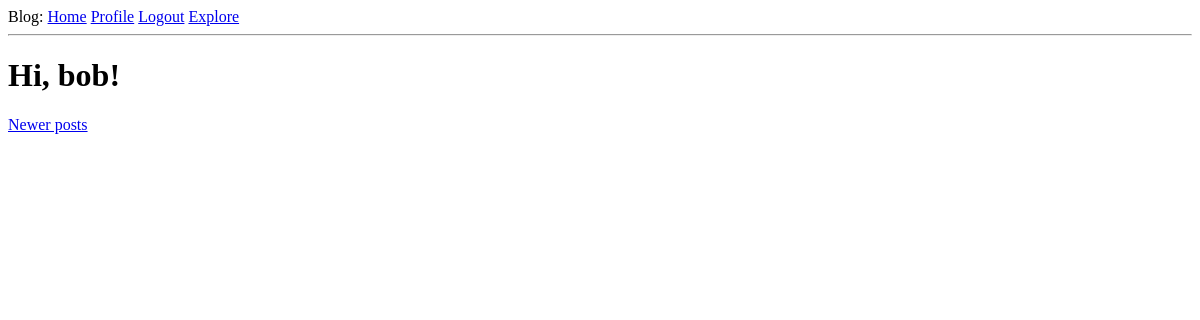
Before: /explore?page=3 (signed in) with the older database file.
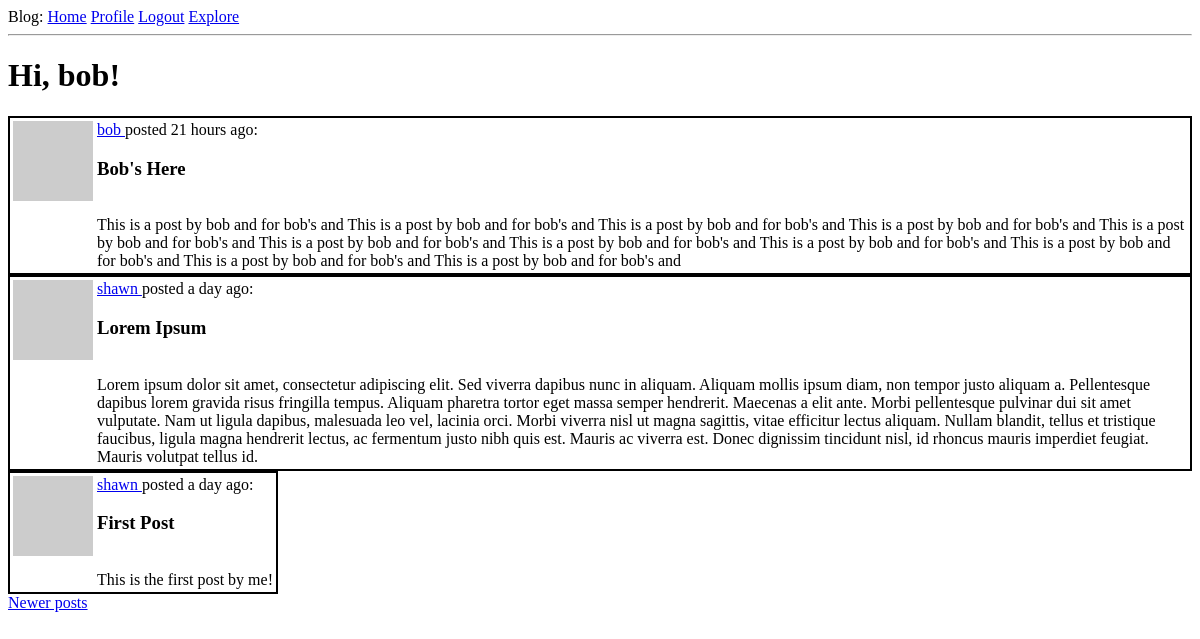
After: the same page with the newer database file.
### app/models.py (models this page shows, shortened)
class User(UserMixin, db.Model):
    id = db.Column(db.Integer, primary_key=True)
    username = db.Column(db.String(64), index=True, unique=True)
    email = db.Column(db.String(120), index=True, unique=True)
    password_hash = db.Column(db.String(128))
    posts = db.relationship('Post', backref='author', lazy='dynamic')
    about_me = db.Column(db.String(140))
    last_seen = db.Column(db.DateTime, default=datetime.utcnow)
    followed = db.relationship(
        'User', secondary=followers,
        primaryjoin=(followers.c.follower_id == id),
        secondaryjoin=(followers.c.followed_id == id),
        backref=db.backref('followers', lazy='dynamic'), lazy='dynamic'
    )
    def avatar(self, size):
        digest = md5(self.email.lower().encode('utf-8')).hexdigest()
        return 'https://www.gravatar.com/avatar/{}?d=identicon&s={}'.format(
            digest, size)

class Post(db.Model):
    id = db.Column(db.Integer, primary_key=True)
    title = db.Column(db.String(140))
    body = db.Column(db.String(1000))
    timestamp = db.Column(db.DateTime, index=True, default=datetime.utcnow)
    user_id = db.Column(db.Integer, db.ForeignKey('user.id'))

### app/main/routes.py (the view)
@bp.route('/explore')
@login_required
def explore():
    page = request.args.get('page', 1, type=int)
    posts = Post.query.order_by(Post.timestamp.desc()).paginate(page, current_app.config['POSTS_PER_PAGE'], False)
    next_url = url_for('main.explore', page=posts.next_num) if posts.has_next else None
    prev_url = url_for('main.explore', page=posts.prev_num) if posts.has_prev else None
    return render_template("index.html", title='Explore', posts=posts.items, next_url=next_url, prev_url=prev_url)

### app/main/routes.py (called while the page is built)
@bp.before_request
def before_request():
    if current_user.is_authenticated:
        current_user.last_seen = datetime.utcnow()
        db.session.commit()

### app/models.py (called while the page is built)
@login.user_loader
def load_user(id):
    return User.query.get(int(id))

### app/templates/index.html (shortened to what this page needs)
{% extends "base.html" %}
{% block content %}
  <h1>Hi, {{ current_user.username }}!</h1>
  {% for post in posts %}
    {% include '_post.html' %}
  {% endfor %}
  {% if prev_url %}
  <a href="{{ prev_url }}">Newer posts</a>
  {% endif %}
{% endblock %}

### app/templates/base.html (shortened to what this page needs)
<html>
  <head>
  </head>
  <body>
    <div>
      Blog:
      <a href="{{ url_for('main.index') }}">Home</a>
      {% if current_user.is_anonymous %}
      <a href="{{ url_for('auth.login') }}">Login</a>
      {% else %}
      <a href="{{ url_for('main.user', username=current_user.username) }}">Profile</a>
      <a href="{{ url_for('auth.logout') }}">Logout</a>
      {% endif %}
      <a href="{{ url_for('main.explore') }}">Explore</a>
    </div>
    <hr>
    {% block content %}{% endblock %}
  </body>
</html>

### app/templates/_post.html
<table style="border: 2px solid black;">
  <tr valign="top">
    <td><img src="{{ post.author.avatar(36) }}"></td>
    <td>
      <a href="{{ url_for('main.user', username=post.author.username) }}">
        {{ post.author.username }}
      </a>
      posted {{ moment(post.timestamp).fromNow() }}: <h3>{{ post.title }}</h3><br>{{ post.body }}
    </td>
  </tr>
</table>

Changed rows visible on the page:
added Post: author.username "bob", timestamp "21 hours ago", title "Bob's Here", body "This is a post by bob and for bob's and This is a post by bob and for bob's and This is a post by bob and for bob's and This is a post by bob and for bob's and This is a post by bob and for bob's and This is a post by bob and for bob's and This is a post by bob and for bob's and This is a post by bob and for bob's and This is a post by bob and for bob's and This is a post by bob and for bob's and This is a post by bob and for bob's and"
added Post: author.username "shawn", timestamp "a day ago", title "Lorem Ipsum", body "Lorem ipsum dolor sit amet, consectetur adipiscing elit. Sed viverra dapibus nunc in aliquam. Aliquam mollis ipsum diam, non tempor justo aliquam a. Pellentesque dapibus lorem gravida risus fringilla tempus. Aliquam pharetra tortor eget massa semper hendrerit. Maecenas a elit ante. Morbi pellentesque pulvinar dui sit amet vulputate. Nam ut ligula dapibus, malesuada leo vel, lacinia orci. Morbi viverra nisl ut magna sagittis, vitae efficitur lectus aliquam. Nullam blandit, tellus et tristique faucibus, ligula magna hendrerit lectus, ac fermentum justo nibh quis est. Mauris ac viverra est. Donec dignissim tincidunt nisl, id rhoncus mauris imperdiet feugiat. Mauris volutpat tellus id."
added Post: author.username "shawn", timestamp "a day ago", title "First Post", body "This is the first post by me!"
